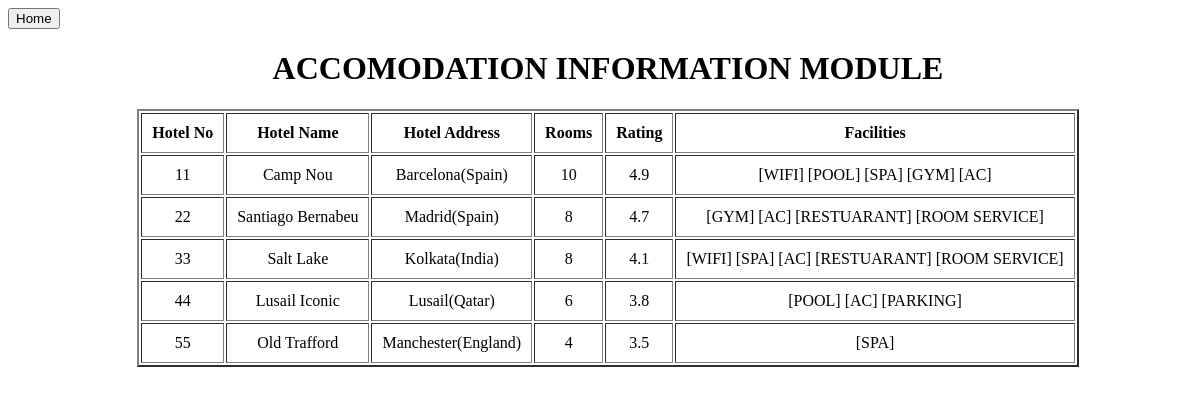
Screenshot of /aim.php with the database file from the repository.
### tables this page shows
CREATE TABLE hotel(hno INT(2) PRIMARY KEY, hname VARCHAR(30), hadd VARCHAR(50), rooms INT(3), rating FLOAT);

CREATE TABLE fac(facid INT(3) PRIMARY KEY, facname VARCHAR(25));

### aim.php (the view, shortened to what this page needs)
<html>
    <head>
        <?php
            $conn = dbconn();
            $result = mysqli_query($conn,"SELECT * FROM hotel");
        ?>
        <link rel="stylesheet" href="style.css">
    </head>
    <body>
        <button onclick="window.location.href='index.php'">Home</button>
        <h1 align=center>ACCOMODATION INFORMATION MODULE</h1>
        <table border=2 align=center>
            <tr>
                <th>Hotel No</th>
                <th>Hotel Name</th>
                <th>Hotel Address</th>
                <th>Rooms</th>
                <th>Rating</th>
                <th>Facilities</th>
            </tr>
            <?php
                while($arr=mysqli_fetch_row($result))
                {
                    echo "<tr>
                            <td>$arr[0]</td>
                            <td>$arr[1]</td>
                            <td>$arr[2]</td>
                            <td>$arr[3]</td>
                            <td>$arr[4]</td><td>";
                    $hhnnoo=$arr[0];
                    $facres=mysqli_query($conn,"SELECT facname FROM hotfac,fac,hotel WHERE hotfac.hno=hotel.hno AND hotfac.facid=fac.facid AND hotfac.hno=$hhnnoo;");
                    while($xyz=mysqli_fetch_row($facres)){
                    echo " [$xyz[0]] ";
                    }
                    echo "</td></tr>";
                }
            ?>
        </table>
    </body>
</html>

### style.css (style rules this page uses)
body { height: 100vh; width: 100vw; background-image: url('cn.jpg'); background-size:cover; background-repeat: no-repeat; background-attachment: fixed; background-position: center; }
table { background: rgb(255,255,255,.8); text-align: center; }
h1 { background: rgb(255,255,255,.8); }
tr,td,th { text-align: center; padding: 10px; }

### rows the page displays
hotel: hno "11", hname "Camp Nou", hadd "Barcelona(Spain)", rooms "10", rating "4.9"
fac: facname "WIFI"
fac: facname "POOL"
fac: facname "SPA"
fac: facname "GYM"
fac: facname "AC"
hotel: hno "22", hname "Santiago Bernabeu", hadd "Madrid(Spain)", rooms "8", rating "4.7"
fac: facname "RESTUARANT"
fac: facname "ROOM SERVICE"
hotel: hno "33", hname "Salt Lake", hadd "Kolkata(India)", rooms "8", rating "4.1"
hotel: hno "44", hname "Lusail Iconic", hadd "Lusail(Qatar)", rooms "6", rating "3.8"
fac: facname "PARKING"
hotel: hno "55", hname "Old Trafford", hadd "Manchester(England)", rooms "4", rating "3.5"
